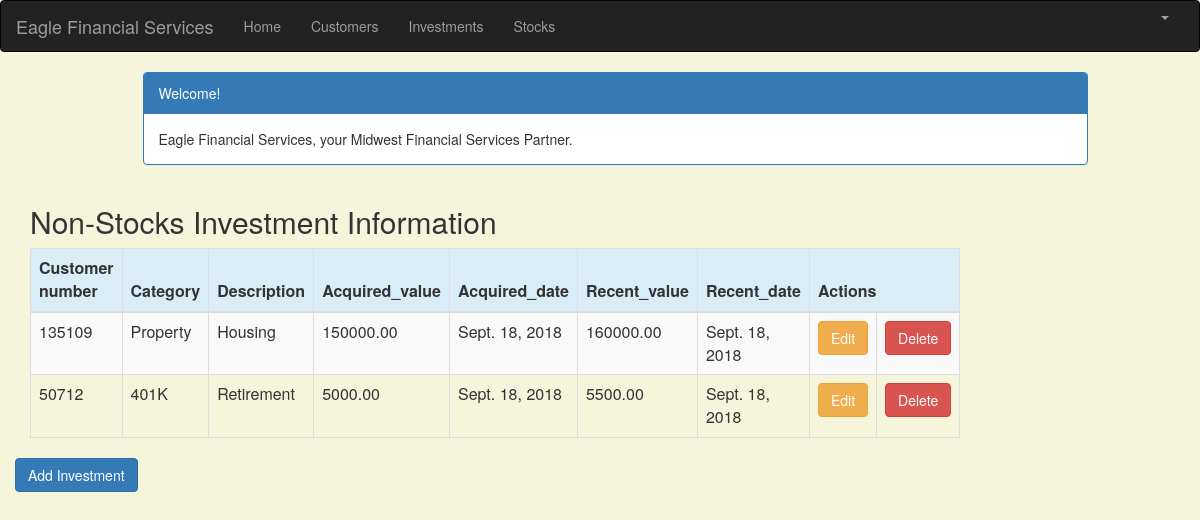
/investment_list (signed in), run on an earlier commit of the app's database.
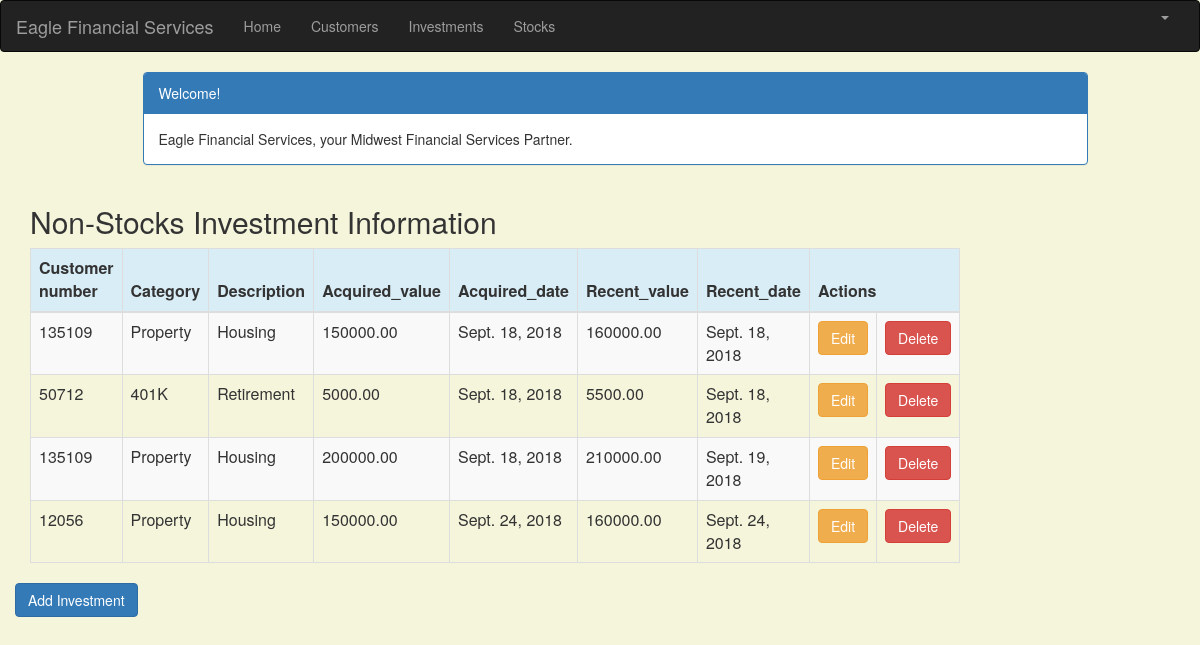
And on a later commit of the database.
### portfolio/models.py (models this page shows, shortened)
class Investment(models.Model):
    customer = models.ForeignKey(Customer, on_delete=models.CASCADE, related_name='investments')
    category = models.CharField(max_length=50)
    description = models.CharField(max_length=200)
    acquired_value = models.DecimalField(max_digits=10, decimal_places=2)
    acquired_date = models.DateField(default=timezone.now)
    recent_value = models.DecimalField(max_digits=10, decimal_places=2)
    recent_date = models.DateField(default=timezone.now, blank=True, null=True)

class Customer(models.Model):
    name = models.CharField(max_length=50)
    address = models.CharField(max_length=200)
    cust_number = models.IntegerField(blank=False, null=False)
    city = models.CharField(max_length=50)
    state = models.CharField(max_length=50)
    zipcode = models.CharField(max_length=10)
    email = models.EmailField(max_length=200)
    cell_phone = models.CharField(max_length=50)
    created_date = models.DateTimeField(
        default=timezone.now)
    updated_date = models.DateTimeField(auto_now_add=True)
    def __str__(self):
        return str(self.cust_number)

### portfolio/views.py (the view)
# urls.py: path('investment_list', views.investment_list, name='investment_list'),
@login_required
def investment_list(request):
   investments = Investment.objects.filter(acquired_date__lte=timezone.now())
   return render(request, 'portfolio/investment_list.html', {'investments': investments})

### portfolio/templates/portfolio/investment_list.html (shortened to what this page needs)
{% extends 'portfolio/base.html' %}
{% block content %}
    <html>
    <head>
        <link rel="stylesheet" href="https://maxcdn.bootstrapcdn.com/bootstrap/3.3.4/css/bootstrap.min.css">
    </head>
    <body>
    <div class="container">
        <div class="row">
            <div class="col-md-10 col-md-offset-1">
                <div class="panel panel-primary">
                    <div class="panel-heading">Welcome!</div>
                    <div class="panel-body">
                        Eagle Financial Services, your Midwest Financial Services Partner.
                    </div>
                </div>
            </div>
        </div>
    </div>
    <div class="row">
        <h2 style="padding-left: 15Px">Non-Stocks Investment Information</h2>
    </div>
    <div>
        <table class="table table-striped table-bordered table-hover">
            <thead>
            <tr class="bg-info">
                <th>Customer number</th>
                <th>Category</th>
                <th>Description</th>
                <th>Acquired_value</th>
                <th>Acquired_date</th>
                <th>Recent_value</th>
                <th>Recent_date</th>
                <th colspan="3">Actions</th>
            </tr>
            </thead>
            <tbody>
            {% for investment in investments %}
                <tr>
                    <td>{{ investment.customer }}</td>
                    <td>{{ investment.category }}</td>
                    <td>{{ investment.description }}</td>
                    <td>{{ investment.acquired_value }}</td>
                    <td>{{ investment.acquired_date }}</td>
                    <td>{{ investment.recent_value }}</td>
                     <td>{{ investment.recent_date }}</td>
                    <td><a href="{% url 'portfolio:investment_edit' pk=investment.pk %}"
                           class="btn btn-warning">Edit</a></td>
                    <td><a href="{% url 'portfolio:investment_delete' pk=investment.pk %}"
                           onclick="return confirm('Are you sure you want to delete?')"
                           class="btn btn-danger">Delete</a>
                    </td>
                </tr>
            {% endfor %}
            </tbody>
        </table>
     <div class="row">
         <a href="{% url 'portfolio:investment_new' %}" class="row"><span
                    class="btn btn-primary">Add Investment</span></a>
        </div>
    </div>
    </body>
    </html>
{% endblock %}

What changed in the data, as far as the page shows it:
added Investment: customer "135109", category "Property", description "Housing", acquired_value "200000.00", acquired_date "Sept. 18, 2018", recent_value "210000.00", recent_date "Sept. 19, 2018"
added Investment: customer "12056", category "Property", description "Housing", acquired_value "150000.00", acquired_date "Sept. 24, 2018", recent_value "160000.00", recent_date "Sept. 24, 2018"
